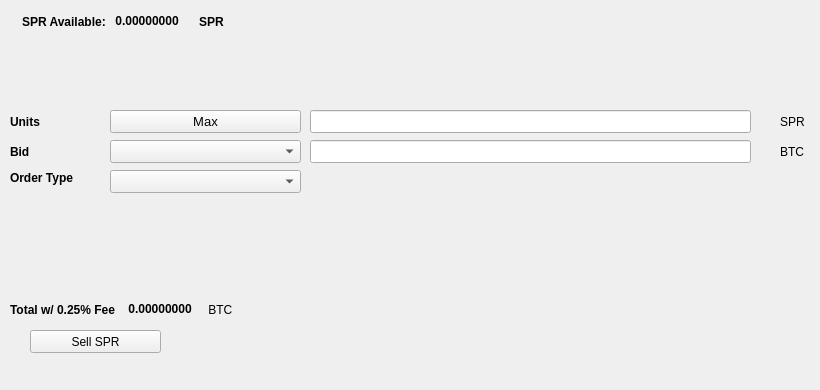
   <widget class="QWidget" name="SellTab">
    <attribute name="title">
     <string>Sell</string>
    </attribute>
    <widget class="QLabel" name="label_16">
     <property name="geometry">
      <rect>
       <x>780</x>
       <y>140</y>
       <width>31</width>
       <height>23</height>
      </rect>
     </property>
     <property name="text">
      <string>BTC</string>
     </property>
    </widget>
    <widget class="QComboBox" name="SellBidcomboBox">
     <property name="geometry">
      <rect>
       <x>110</x>
       <y>140</y>
       <width>191</width>
       <height>23</height>
      </rect>
     </property>
     <property name="font">
      <font>
       <pointsize>10</pointsize>
      </font>
     </property>
    </widget>
    <widget class="QLabel" name="label_18">
     <property name="geometry">
      <rect>
       <x>10</x>
       <y>110</y>
       <width>46</width>
       <height>23</height>
      </rect>
     </property>
     <property name="font">
      <font>
       <weight>75</weight>
       <bold>true</bold>
      </font>
     </property>
     <property name="text">
      <string>Units</string>
     </property>
    </widget>
    <widget class="QPushButton" name="Sell_Max_Amount">
     <property name="geometry">
      <rect>
       <x>110</x>
       <y>110</y>
       <width>191</width>
       <height>23</height>
      </rect>
     </property>
     <property name="font">
      <font>
       <pointsize>10</pointsize>
      </font>
     </property>
     <property name="text">
      <string>Max</string>
     </property>
    </widget>
    <widget class="QLabel" name="label_20">
     <property name="geometry">
      <rect>
       <x>10</x>
       <y>170</y>
       <width>91</width>
       <height>16</height>
      </rect>
     </property>
     <property name="font">
      <font>
       <weight>75</weight>
       <bold>true</bold>
      </font>
     </property>
     <property name="text">
      <string>Order Type</string>
     </property>
    </widget>
    <widget class="QComboBox" name="SellOrdertypeCombo">
     <property name="geometry">
      <rect>
       <x>110</x>
       <y>170</y>
       <width>191</width>
       <height>23</height>
      </rect>
     </property>
     <property name="font">
      <font>
       <pointsize>10</pointsize>
      </font>
     </property>
    </widget>
    <widget class="QLabel" name="label_21">
     <property name="geometry">
      <rect>
       <x>10</x>
       <y>140</y>
       <width>46</width>
       <height>23</height>
      </rect>
     </property>
     <property name="font">
      <font>
       <weight>75</weight>
       <bold>true</bold>
      </font>
     </property>
     <property name="text">
      <string>Bid</string>
     </property>
    </widget>
    <widget class="QLabel" name="label_22">
     <property name="geometry">
      <rect>
       <x>780</x>
       <y>110</y>
       <width>31</width>
       <height>23</height>
      </rect>
     </property>
     <property name="text">
      <string>SPR</string>
     </property>
    </widget>
    <widget class="QLineEdit" name="UnitsInputSPR">
     <property name="geometry">
      <rect>
       <x>310</x>
       <y>110</y>
       <width>441</width>
       <height>23</height>
      </rect>
     </property>
     <property name="font">
      <font>
       <pointsize>9</pointsize>
       <weight>75</weight>
       <bold>true</bold>
      </font>
     </property>
    </widget>
    <widget class="QLineEdit" name="SellBidPriceEdit">
     <property name="geometry">
      <rect>
       <x>310</x>
       <y>140</y>
       <width>441</width>
       <height>23</height>
      </rect>
     </property>
     <property name="font">
      <font>
       <pointsize>9</pointsize>
       <weight>75</weight>
       <bold>true</bold>
      </font>
     </property>
    </widget>
    <widget class="QPushButton" name="SellSPRBTN">
     <property name="geometry">
      <rect>
       <x>30</x>
       <y>330</y>
       <width>131</width>
       <height>23</height>
      </rect>
     </property>
     <property name="text">
      <string>Sell SPR</string>
     </property>
     <property name="icon">
      <iconset resource="../supra">
       <normaloff>:/icons/bitcoin</normaloff>:/icons/bitcoin</iconset>
     </property>
    </widget>
    <widget class="QWidget" name="layoutWidget3">
     <property name="geometry">
      <rect>
       <x>22</x>
       <y>12</y>
       <width>258</width>
       <height>19</height>
      </rect>
     </property>
     <layout class="QHBoxLayout" name="horizontalLayout">
      <item>
       <widget class="QLabel" name="label232_2">
        <property name="font">
         <font>
          <weight>75</weight>
          <bold>true</bold>
         </font>
        </property>
        <property name="text">
         <string>SPR Available:</string>
        </property>
       </widget>
      </item>
      <item>
       <widget class="QLabel" name="SPRAvailableLabel">
        <property name="palette">
         <palette>
          <active>
           <colorrole role="WindowText">
            <brush brushstyle="SolidPattern">
             <color alpha="255">
              <red>0</red>
              <green>0</green>
              <blue>0</blue>
             </color>
            </brush>
           </colorrole>
           <colorrole role="Button">
            <brush brushstyle="SolidPattern">
             <color alpha="255">
              <red>0</red>
              <green>170</green>
              <blue>0</blue>
             </color>
            </brush>
           </colorrole>
           <colorrole role="Light">
            <brush brushstyle="SolidPattern">
             <color alpha="255">
              <red>0</red>
              <green>255</green>
              <blue>0</blue>
             </color>
            </brush>
           </colorrole>
           <colorrole role="Midlight">
            <brush brushstyle="SolidPattern">
             <color alpha="255">
              <red>0</red>
              <green>212</green>
              <blue>0</blue>
             </color>
            </brush>
           </colorrole>
           <colorrole role="Dark">
            <brush brushstyle="SolidPattern">
             <color alpha="255">
              <red>0</red>
              <green>85</green>
              <blue>0</blue>
             </color>
            </brush>
           </colorrole>
           <colorrole role="Mid">
            <brush brushstyle="SolidPattern">
             <color alpha="255">
              <red>0</red>
              <green>113</green>
              <blue>0</blue>
             </color>
            </brush>
           </colorrole>
           <colorrole role="Text">
            <brush brushstyle="SolidPattern">
             <color alpha="255">
              <red>0</red>
              <green>170</green>
              <blue>0</blue>
             </color>
            </brush>
           </colorrole>
           <colorrole role="BrightText">
            <brush brushstyle="SolidPattern">
             <color alpha="255">
              <red>255</red>
              <green>255</green>
              <blue>255</blue>
             </color>
            </brush>
           </colorrole>
           <colorrole role="ButtonText">
            <brush brushstyle="SolidPattern">
             <color alpha="255">
              <red>0</red>
              <green>0</green>
              <blue>0</blue>
             </color>
            </brush>
           </colorrole>
           <colorrole role="Base">
            <brush brushstyle="SolidPattern">
             <color alpha="255">
              <red>255</red>
              <green>255</green>
              <blue>255</blue>
             </color>
            </brush>
           </colorrole>
           <colorrole role="Window">
            <brush brushstyle="SolidPattern">
             <color alpha="255">
              <red>0</red>
              <green>170</green>
              <blue>0</blue>
             </color>
            </brush>
           </colorrole>
           <colorrole role="Shadow">
            <brush brushstyle="SolidPattern">
             <color alpha="255">
              <red>0</red>
              <green>0</green>
              <blue>0</blue>
             </color>
            </brush>
           </colorrole>
           <colorrole role="AlternateBase">
            <brush brushstyle="SolidPattern">
             <color alpha="255">
              <red>127</red>
              <green>212</green>
              <blue>127</blue>
             </color>
            </brush>
           </colorrole>
           <colorrole role="ToolTipBase">
            <brush brushstyle="SolidPattern">
             <color alpha="255">
              <red>255</red>
              <green>255</green>
              <blue>220</blue>
             </color>
            </brush>
           </colorrole>
           <colorrole role="ToolTipText">
            <brush brushstyle="SolidPattern">
             <color alpha="255">
              <red>0</red>
              <green>0</green>
              <blue>0</blue>
             </color>
            </brush>
           </colorrole>
          </active>
          <inactive>
           <colorrole role="WindowText">
            <brush brushstyle="SolidPattern">
             <color alpha="255">
              <red>0</red>
              <green>0</green>
              <blue>0</blue>
             </color>
            </brush>
           </colorrole>
           <colorrole role="Button">
            <brush brushstyle="SolidPattern">
             <color alpha="255">
              <red>0</red>
              <green>170</green>
              <blue>0</blue>
             </color>
            </brush>
           </colorrole>
           <colorrole role="Light">
            <brush brushstyle="SolidPattern">
             <color alpha="255">
              <red>0</red>
              <green>255</green>
              <blue>0</blue>
             </color>
            </brush>
           </colorrole>
           <colorrole role="Midlight">
            <brush brushstyle="SolidPattern">
             <color alpha="255">
              <red>0</red>
              <green>212</green>
              <blue>0</blue>
             </color>
            </brush>
           </colorrole>
           <colorrole role="Dark">
            <brush brushstyle="SolidPattern">
             <color alpha="255">
              <red>0</red>
              <green>85</green>
              <blue>0</blue>
             </color>
            </brush>
           </colorrole>
           <colorrole role="Mid">
            <brush brushstyle="SolidPattern">
             <color alpha="255">
              <red>0</red>
              <green>113</green>
              <blue>0</blue>
             </color>
            </brush>
           </colorrole>
           <colorrole role="Text">
            <brush brushstyle="SolidPattern">
             <color alpha="255">
              <red>0</red>
              <green>170</green>
              <blue>0</blue>
             </color>
            </brush>
           </colorrole>
           <colorrole role="BrightText">
            <brush brushstyle="SolidPattern">
             <color alpha="255">
              <red>255</red>
              <green>255</green>
              <blue>255</blue>
             </color>
            </brush>
           </colorrole>
           <colorrole role="ButtonText">
            <brush brushstyle="SolidPattern">
             <color alpha="255">
              <red>0</red>
              <green>0</green>
              <blue>0</blue>
             </color>
            </brush>
           </colorrole>
           <colorrole role="Base">
            <brush brushstyle="SolidPattern">
             <color alpha="255">
              <red>255</red>
              <green>255</green>
              <blue>255</blue>
             </color>
            </brush>
           </colorrole>
           <colorrole role="Window">
            <brush brushstyle="SolidPattern">
             <color alpha="255">
              <red>0</red>
              <green>170</green>
              <blue>0</blue>
             </color>
            </brush>
           </colorrole>
           <colorrole role="Shadow">
            <brush brushstyle="SolidPattern">
             <color alpha="255">
              <red>0</red>
              <green>0</green>
              <blue>0</blue>
             </color>
            </brush>
           </colorrole>
           <colorrole role="AlternateBase">
            <brush brushstyle="SolidPattern">
             <color alpha="255">
              <red>127</red>
              <green>212</green>
              <blue>127</blue>
             </color>
            </brush>
           </colorrole>
           <colorrole role="ToolTipBase">
            <brush brushstyle="SolidPattern">
             <color alpha="255">
              <red>255</red>
              <green>255</green>
              <blue>220</blue>
             </color>
            </brush>
           </colorrole>
           <colorrole role="ToolTipText">
            <brush brushstyle="SolidPattern">
             <color alpha="255">
              <red>0</red>
              <green>0</green>
              <blue>0</blue>
             </color>
            </brush>
           </colorrole>
          </inactive>
          <disabled>
           <colorrole role="WindowText">
            <brush brushstyle="SolidPattern">
             <color alpha="255">
              <red>0</red>
              <green>85</green>
              <blue>0</blue>
             </color>
            </brush>
           </colorrole>
           <colorrole role="Button">
            <brush brushstyle="SolidPattern">
             <color alpha="255">
              <red>0</red>
              <green>170</green>
              <blue>0</blue>
             </color>
            </brush>
           </colorrole>
           <colorrole role="Light">
            <brush brushstyle="SolidPattern">
             <color alpha="255">
              <red>0</red>
              <green>255</green>
              <blue>0</blue>
             </color>
            </brush>
           </colorrole>
           <colorrole role="Midlight">
            <brush brushstyle="SolidPattern">
             <color alpha="255">
              <red>0</red>
              <green>212</green>
              <blue>0</blue>
             </color>
            </brush>
           </colorrole>
           <colorrole role="Dark">
            <brush brushstyle="SolidPattern">
             <color alpha="255">
              <red>0</red>
              <green>85</green>
              <blue>0</blue>
             </color>
            </brush>
           </colorrole>
           <colorrole role="Mid">
            <brush brushstyle="SolidPattern">
             <color alpha="255">
              <red>0</red>
              <green>113</green>
              <blue>0</blue>
             </color>
            </brush>
           </colorrole>
           <colorrole role="Text">
            <brush brushstyle="SolidPattern">
             <color alpha="255">
              <red>0</red>
              <green>85</green>
              <blue>0</blue>
             </color>
            </brush>
           </colorrole>
           <colorrole role="BrightText">
            <brush brushstyle="SolidPattern">
             <color alpha="255">
              <red>255</red>
              <green>255</green>
              <blue>255</blue>
             </color>
            </brush>
           </colorrole>
           <colorrole role="ButtonText">
            <brush brushstyle="SolidPattern">
             <color alpha="255">
              <red>0</red>
              <green>85</green>
              <blue>0</blue>
             </color>
            </brush>
           </colorrole>
           <colorrole role="Base">
            <brush brushstyle="SolidPattern">
             <color alpha="255">
              <red>0</red>
              <green>170</green>
              <blue>0</blue>
             </color>
            </brush>
           </colorrole>
           <colorrole role="Window">
            <brush brushstyle="SolidPattern">
             <color alpha="255">
              <red>0</red>
              <green>170</green>
              <blue>0</blue>
             </color>
            </brush>
           </colorrole>
           <colorrole role="Shadow">
            <brush brushstyle="SolidPattern">
             <color alpha="255">
              <red>0</red>
              <green>0</green>
              <blue>0</blue>
             </color>
            </brush>
           </colorrole>
           <colorrole role="AlternateBase">
            <brush brushstyle="SolidPattern">
             <color alpha="255">
              <red>0</red>
              <green>170</green>
              <blue>0</blue>
             </color>
            </brush>
           </colorrole>
           <colorrole role="ToolTipBase">
            <brush brushstyle="SolidPattern">
             <color alpha="255">
              <red>255</red>
              <green>255</green>
              <blue>220</blue>
             </color>
            </brush>
           </colorrole>
           <colorrole role="ToolTipText">
            <brush brushstyle="SolidPattern">
             <color alpha="255">
              <red>0</red>
              <green>0</green>
              <blue>0</blue>
             </color>
            </brush>
           </colorrole>
          </disabled>
         </palette>
        </property>
        <property name="font">
         <font>
          <weight>75</weight>
          <bold>true</bold>
         </font>
        </property>
        <property name="text">
         <string> 0.00000000 </string>
        </property>
        <property name="textInteractionFlags">
         <set>Qt::LinksAccessibleByMouse|Qt::TextSelectableByKeyboard|Qt::TextSelectableByMouse</set>
        </property>
       </widget>
      </item>
      <item>
       <widget class="QLabel" name="labelSPR">
        <property name="font">
         <font>
          <weight>75</weight>
          <bold>true</bold>
         </font>
        </property>
        <property name="text">
         <string>SPR</string>
        </property>
       </widget>
      </item>
     </layout>
    </widget>
    <widget class="QWidget" name="layoutWidget">
     <property name="geometry">
      <rect>
       <x>10</x>
       <y>300</y>
       <width>268</width>
       <height>19</height>
      </rect>
     </property>
     <layout class="QHBoxLayout" name="horizontalLayout_2">
      <item>
       <widget class="QLabel" name="label_19">
        <property name="font">
         <font>
          <weight>75</weight>
          <bold>true</bold>
         </font>
        </property>
        <property name="text">
         <string>Total w/ 0.25% Fee </string>
        </property>
       </widget>
      </item>
      <item>
       <widget class="QLabel" name="SellCostLabel">
        <property name="palette">
         <palette>
          <active>
           <colorrole role="WindowText">
            <brush brushstyle="SolidPattern">
             <color alpha="255">
              <red>0</red>
              <green>0</green>
              <blue>0</blue>
             </color>
            </brush>
           </colorrole>
           <colorrole role="Button">
            <brush brushstyle="SolidPattern">
             <color alpha="255">
              <red>0</red>
              <green>170</green>
              <blue>0</blue>
             </color>
            </brush>
           </colorrole>
           <colorrole role="Light">
            <brush brushstyle="SolidPattern">
             <color alpha="255">
              <red>0</red>
              <green>255</green>
              <blue>0</blue>
             </color>
            </brush>
           </colorrole>
           <colorrole role="Midlight">
            <brush brushstyle="SolidPattern">
             <color alpha="255">
              <red>0</red>
              <green>212</green>
              <blue>0</blue>
             </color>
            </brush>
           </colorrole>
           <colorrole role="Dark">
            <brush brushstyle="SolidPattern">
             <color alpha="255">
              <red>0</red>
              <green>85</green>
              <blue>0</blue>
             </color>
            </brush>
           </colorrole>
           <colorrole role="Mid">
            <brush brushstyle="SolidPattern">
             <color alpha="255">
              <red>0</red>
              <green>113</green>
              <blue>0</blue>
             </color>
            </brush>
           </colorrole>
           <colorrole role="Text">
            <brush brushstyle="SolidPattern">
             <color alpha="255">
              <red>0</red>
              <green>170</green>
              <blue>0</blue>
             </color>
            </brush>
           </colorrole>
           <colorrole role="BrightText">
            <brush brushstyle="SolidPattern">
             <color alpha="255">
              <red>255</red>
              <green>255</green>
              <blue>255</blue>
             </color>
            </brush>
           </colorrole>
           <colorrole role="ButtonText">
            <brush brushstyle="SolidPattern">
             <color alpha="255">
              <red>0</red>
              <green>0</green>
              <blue>0</blue>
             </color>
            </brush>
           </colorrole>
           <colorrole role="Base">
            <brush brushstyle="SolidPattern">
             <color alpha="255">
              <red>255</red>
              <green>255</green>
              <blue>255</blue>
             </color>
            </brush>
           </colorrole>
           <colorrole role="Window">
            <brush brushstyle="SolidPattern">
             <color alpha="255">
              <red>0</red>
              <green>170</green>
              <blue>0</blue>
             </color>
            </brush>
           </colorrole>
           <colorrole role="Shadow">
            <brush brushstyle="SolidPattern">
             <color alpha="255">
              <red>0</red>
              <green>0</green>
              <blue>0</blue>
             </color>
            </brush>
           </colorrole>
           <colorrole role="AlternateBase">
            <brush brushstyle="SolidPattern">
             <color alpha="255">
              <red>127</red>
              <green>212</green>
              <blue>127</blue>
             </color>
            </brush>
           </colorrole>
           <colorrole role="ToolTipBase">
            <brush brushstyle="SolidPattern">
             <color alpha="255">
              <red>255</red>
              <green>255</green>
              <blue>220</blue>
             </color>
            </brush>
           </colorrole>
           <colorrole role="ToolTipText">
            <brush brushstyle="SolidPattern">
             <color alpha="255">
              <red>0</red>
              <green>0</green>
              <blue>0</blue>
             </color>
            </brush>
           </colorrole>
          </active>
          <inactive>
           <colorrole role="WindowText">
            <brush brushstyle="SolidPattern">
             <color alpha="255">
              <red>0</red>
              <green>0</green>
              <blue>0</blue>
             </color>
            </brush>
           </colorrole>
           <colorrole role="Button">
            <brush brushstyle="SolidPattern">
             <color alpha="255">
              <red>0</red>
              <green>170</green>
              <blue>0</blue>
             </color>
            </brush>
           </colorrole>
           <colorrole role="Light">
            <brush brushstyle="SolidPattern">
             <color alpha="255">
              <red>0</red>
              <green>255</green>
              <blue>0</blue>
             </color>
            </brush>
           </colorrole>
           <colorrole role="Midlight">
            <brush brushstyle="SolidPattern">
             <color alpha="255">
              <red>0</red>
              <green>212</green>
              <blue>0</blue>
             </color>
            </brush>
           </colorrole>
           <colorrole role="Dark">
            <brush brushstyle="SolidPattern">
             <color alpha="255">
              <red>0</red>
              <green>85</green>
              <blue>0</blue>
             </color>
            </brush>
           </colorrole>
           <colorrole role="Mid">
            <brush brushstyle="SolidPattern">
             <color alpha="255">
              <red>0</red>
              <green>113</green>
              <blue>0</blue>
             </color>
            </brush>
           </colorrole>
           <colorrole role="Text">
            <brush brushstyle="SolidPattern">
             <color alpha="255">
              <red>0</red>
              <green>170</green>
              <blue>0</blue>
             </color>
            </brush>
           </colorrole>
           <colorrole role="BrightText">
            <brush brushstyle="SolidPattern">
             <color alpha="255">
              <red>255</red>
              <green>255</green>
              <blue>255</blue>
             </color>
            </brush>
           </colorrole>
           <colorrole role="ButtonText">
            <brush brushstyle="SolidPattern">
             <color alpha="255">
              <red>0</red>
              <green>0</green>
              <blue>0</blue>
             </color>
            </brush>
           </colorrole>
           <colorrole role="Base">
            <brush brushstyle="SolidPattern">
             <color alpha="255">
              <red>255</red>
              <green>255</green>
              <blue>255</blue>
             </color>
            </brush>
           </colorrole>
           <colorrole role="Window">
            <brush brushstyle="SolidPattern">
             <color alpha="255">
              <red>0</red>
              <green>170</green>
              <blue>0</blue>
             </color>
            </brush>
           </colorrole>
           <colorrole role="Shadow">
            <brush brushstyle="SolidPattern">
             <color alpha="255">
              <red>0</red>
              <green>0</green>
              <blue>0</blue>
             </color>
            </brush>
           </colorrole>
           <colorrole role="AlternateBase">
            <brush brushstyle="SolidPattern">
             <color alpha="255">
              <red>127</red>
              <green>212</green>
              <blue>127</blue>
             </color>
            </brush>
           </colorrole>
           <colorrole role="ToolTipBase">
            <brush brushstyle="SolidPattern">
             <color alpha="255">
              <red>255</red>
              <green>255</green>
              <blue>220</blue>
             </color>
            </brush>
           </colorrole>
           <colorrole role="ToolTipText">
            <brush brushstyle="SolidPattern">
             <color alpha="255">
              <red>0</red>
              <green>0</green>
              <blue>0</blue>
             </color>
            </brush>
           </colorrole>
          </inactive>
          <disabled>
           <colorrole role="WindowText">
            <brush brushstyle="SolidPattern">
             <color alpha="255">
              <red>0</red>
              <green>85</green>
              <blue>0</blue>
             </color>
            </brush>
           </colorrole>
           <colorrole role="Button">
            <brush brushstyle="SolidPattern">
             <color alpha="255">
              <red>0</red>
              <green>170</green>
              <blue>0</blue>
             </color>
            </brush>
           </colorrole>
           <colorrole role="Light">
            <brush brushstyle="SolidPattern">
             <color alpha="255">
              <red>0</red>
              <green>255</green>
              <blue>0</blue>
             </color>
            </brush>
           </colorrole>
           <colorrole role="Midlight">
            <brush brushstyle="SolidPattern">
             <color alpha="255">
              <red>0</red>
              <green>212</green>
              <blue>0</blue>
             </color>
            </brush>
           </colorrole>
           <colorrole role="Dark">
            <brush brushstyle="SolidPattern">
             <color alpha="255">
              <red>0</red>
              <green>85</green>
              <blue>0</blue>
             </color>
            </brush>
           </colorrole>
           <colorrole role="Mid">
            <brush brushstyle="SolidPattern">
             <color alpha="255">
              <red>0</red>
              <green>113</green>
              <blue>0</blue>
             </color>
            </brush>
           </colorrole>
           <colorrole role="Text">
            <brush brushstyle="SolidPattern">
             <color alpha="255">
              <red>0</red>
              <green>85</green>
              <blue>0</blue>
             </color>
            </brush>
           </colorrole>
           <colorrole role="BrightText">
            <brush brushstyle="SolidPattern">
             <color alpha="255">
              <red>255</red>
              <green>255</green>
              <blue>255</blue>
             </color>
            </brush>
           </colorrole>
           <colorrole role="ButtonText">
            <brush brushstyle="SolidPattern">
             <color alpha="255">
              <red>0</red>
              <green>85</green>
              <blue>0</blue>
             </color>
            </brush>
           </colorrole>
           <colorrole role="Base">
            <brush brushstyle="SolidPattern">
             <color alpha="255">
              <red>0</red>
              <green>170</green>
              <blue>0</blue>
             </color>
            </brush>
           </colorrole>
           <colorrole role="Window">
            <brush brushstyle="SolidPattern">
             <color alpha="255">
              <red>0</red>
              <green>170</green>
              <blue>0</blue>
             </color>
            </brush>
           </colorrole>
           <colorrole role="Shadow">
            <brush brushstyle="SolidPattern">
             <color alpha="255">
              <red>0</red>
              <green>0</green>
              <blue>0</blue>
             </color>
            </brush>
           </colorrole>
           <colorrole role="AlternateBase">
            <brush brushstyle="SolidPattern">
             <color alpha="255">
              <red>0</red>
              <green>170</green>
              <blue>0</blue>
             </color>
            </brush>
           </colorrole>
           <colorrole role="ToolTipBase">
            <brush brushstyle="SolidPattern">
             <color alpha="255">
              <red>255</red>
              <green>255</green>
              <blue>220</blue>
             </color>
            </brush>
           </colorrole>
           <colorrole role="ToolTipText">
            <brush brushstyle="SolidPattern">
             <color alpha="255">
              <red>0</red>
              <green>0</green>
              <blue>0</blue>
             </color>
            </brush>
           </colorrole>
          </disabled>
         </palette>
        </property>
        <property name="font">
         <font>
          <weight>75</weight>
          <bold>true</bold>
         </font>
        </property>
        <property name="autoFillBackground">
         <bool>false</bool>
        </property>
        <property name="text">
         <string> 0.00000000</string>
        </property>
        <property name="textInteractionFlags">
         <set>Qt::LinksAccessibleByMouse|Qt::TextSelectableByMouse</set>
        </property>
       </widget>
      </item>
      <item>
       <widget class="QLabel" name="label_17">
        <property name="font">
         <font>
          <weight>50</weight>
          <bold>false</bold>
         </font>
        </property>
        <property name="text">
         <string> BTC</string>
        </property>
       </widget>
      </item>
     </layout>
    </widget>
    <widget class="QLabel" name="label_23">
     <property name="geometry">
      <rect>
       <x>460</x>
       <y>300</y>
       <width>281</width>
       <height>81</height>
      </rect>
     </property>
     <property name="text">
      <string/>
     </property>
     <property name="pixmap">
      <pixmap>:/images/bittrex</pixmap>
     </property>
    </widget>
   </widget>
